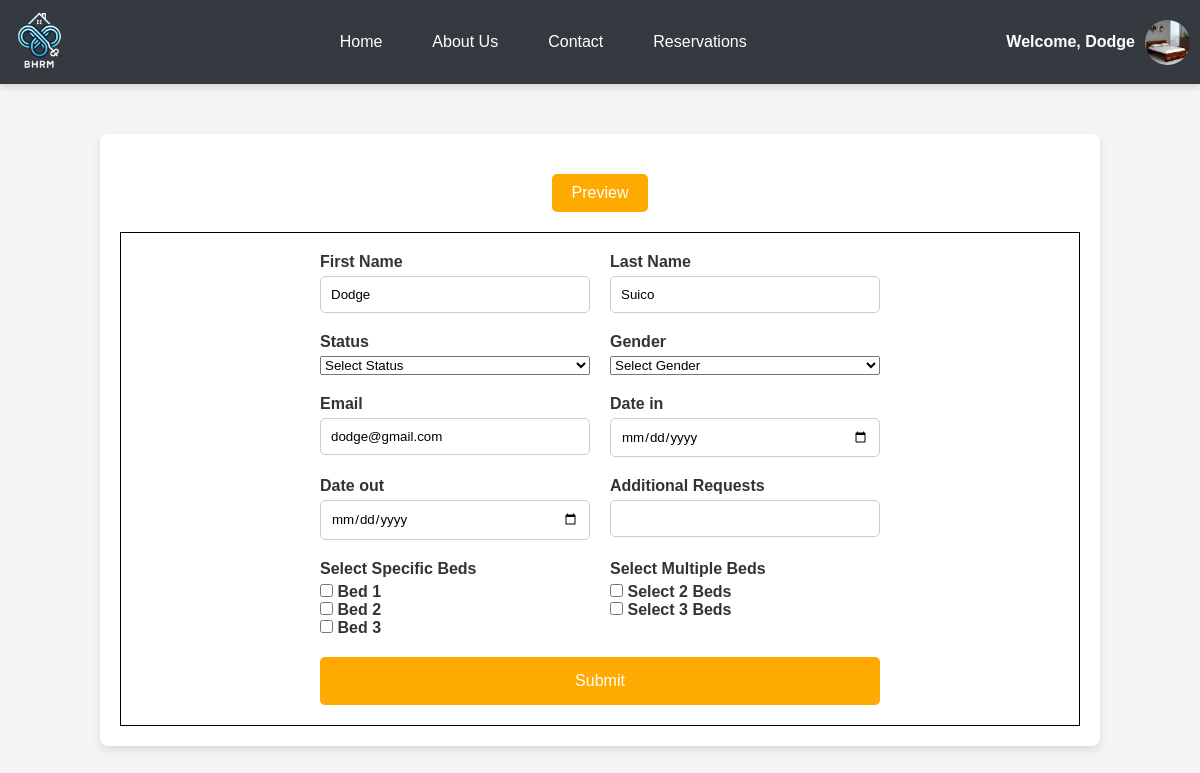
Page /book-in.php?roomno=1 (signed in) on the committed database.
### tables this page shows
CREATE TABLE `users` (
  `id` int(11) NOT NULL,
  `image` varchar(255) NOT NULL,
  `fname` varchar(50) NOT NULL,
  `lname` varchar(50) NOT NULL,
  `uname` varchar(50) NOT NULL,
  `pass` varchar(50) NOT NULL,
  `role` varchar(50) NOT NULL,
  `hname` varchar(255) NOT NULL
);

### book-in.php (the view, shortened to what this page needs)
<?php
require 'php/connection.php';
if (!empty($_SESSION["hname"])) {
    if (!empty($_SESSION["roomno"])){
        $roomno = $_SESSION['roomno'];
    }else{
        $roomno = $_GET['roomno'];
    }
}
if(!empty($_SESSION["uname"]) && !empty($_SESSION["role"])){
    $hname = $_SESSION['hname'];
    if (!empty($_SESSION["roomno"])){
        $roomno = $_SESSION['roomno'];
    }else{
        $roomno = $_GET['roomno'];
    }
    $query = "select * from rooms where room_no = '$roomno' and hname = '$hname'";
    $result = mysqli_query($conn, $query);
    $fetch = mysqli_fetch_assoc($result);
    $roomno = $fetch['room_no'];
    if($result){
        $query = "select * from beds where roomno = '$roomno' and hname = '$hname'";
        $result = mysqli_query($conn, $query);
    }
    if($result){
        $uname = $_SESSION['uname'];
        $query = "select * from users where uname = '$uname'";
        $result = mysqli_query($conn, $query);
        $fetch = mysqli_fetch_assoc($result);
        $fname = $fetch['fname'];
        $lname = $fetch['lname'];
    }if($result){
        $hname = $_SESSION['hname'];
        $query = "select * from rooms where hname = '$hname'";
        $result = mysqli_query($conn, $query);
        $fetch = mysqli_fetch_assoc($result);
    }
}else{
    $_SESSION['login_warning'] = true;
    header('location: index.php');
    exit();
}
?>
<!DOCTYPE html>
<html lang="en">
<head>
</head>
<body>
<?php include 'navbar.php'; ?>
<div class="background">
    <div class="centering">
        <button id="previewButton" class="preview-btn">Preview</button>
    </div>
                    <?php
                    if (!empty($_SESSION["roomno"])) {
                        $roomno = $_SESSION['roomno'];
                    } else {
                        $roomno = $_GET['roomno'];
                    }
                    ?>
    <div class="form">
        <form method="post">
            <div class="form-col">
                <label for="fname">First Name</label>
                <input type="text" id="fname" name="fname" value="<?php echo $fname ?>">
            </div>
            <div class="form-col">
                <label for="lname">Last Name</label>
                <input type="text" id="lname" name="lname" value="<?php echo $lname ?>">
            </div>
            <div class="form-col">
                <label>Status</label>
                <select id="fruits" name="realifestatus">
                    <option value="">Select Status</option>
                </select>
            </div>
            <div class="form-col">
                <label>Gender</label>
                <select id="fruits" name="gender">
                    <option value="">Select Gender</option>
                </select>
            </div>
            <div class="form-col">
                <label for="email">Email</label>
                <input type="email" id="email" name="email" value="<?php echo $_SESSION['uname']; ?>" readonly>
            </div>
            <div class="form-col">
                <label for="datein">Date in</label>
                <input type="date" id="datein" name="datein" min="<?php echo date('Y-m-d'); ?>" oninput="this.min = new Date().toISOString().split('T')[0]">
            </div>
            <div class="form-col">
                <label for="dateout">Date out</label>
                <input type="date" id="dateout" name="dateout">
            </div>
            <div class="form-col">
                <label for="addons">Additional Requests</label>
                <input type="text" id="addons" name="addons">
            </div>
            <div class="form-col">
                <label for="addons">Select Specific Beds</label>
                <div>
                    <?php
                        $hname = $_SESSION['hname'];
                        if (!empty($_SESSION["roomno"])) {
                            $roomno = $_SESSION['roomno'];
                        } else {
                            $roomno = $_GET['roomno'];
                        }
                        $query = "SELECT bed_no, bed_stat FROM beds WHERE roomno = $roomno and hname = '$hname'";
                        $result = mysqli_query($conn, $query);
                        $beds = [];
                        while ($bed = mysqli_fetch_assoc($result)) {
                            if ($bed['bed_stat'] === 'Available') {
                                $beds[] = $bed;
                            }
                        }
                    ?>
                    <?php foreach ($beds as $bed): ?>
                        <div>
                            <input type="checkbox" class="bed-checkbox" name="specific_beds[]" value="<?= $bed['bed_no'] ?>" onchange="updateBedCounter(this)">
                            <label for="bed_<?= $bed['bed_no'] ?>">Bed <?= $bed['bed_no'] ?></label>
                        </div>
                    <?php endforeach; ?>
                </div>
            </div>
            <div class="form-col">
                <label for="addons">Select Multiple Beds</label>
                <div>
                    <?php
                        $hname = $_SESSION['hname'];
                        if (!empty($_SESSION["roomno"])) {
                            $roomno = $_SESSION['roomno'];
                        } else {
                            $roomno = $_GET['roomno'];
                        }
                        $query = "SELECT bed_no, bed_stat FROM beds WHERE roomno = $roomno and hname = '$hname'";
                        $result = mysqli_query($conn, $query);
                        $beds = [];
                        while ($bed = mysqli_fetch_assoc($result)) {
                            if ($bed['bed_stat'] === 'Available') {
                                $beds[] = $bed;
                            }
                        }
                    ?>
                    <?php for ($i = 2; $i <= count($beds); $i++): ?>
                        <div>
                            <input type="checkbox" class="bed-checkbox" name="multiple_beds[]" value="<?= $i ?>" onchange="updateBedCounter(this)">
                            <label for="multiple_bed_<?= $i ?>">Select <?= $i ?> Beds</label>
                        </div>
                    <?php endfor; ?>
                </div>
            </div>
            <button type="submit" name="submit">Submit</button>
        </form>
    </div>
</div>
</body>
</html>

### navbar.php (shortened to what this page needs)
<!DOCTYPE html>
<html lang="en">
<head>
</head>
<body>
    <?php
        if(!empty($_SESSION['uname'])){
            $uname = $_SESSION['uname'];
            $query = "select * from users where uname = '$uname'";
            $result = mysqli_query($conn, $query);
            $fetch = mysqli_fetch_assoc($result);
        }
    ?>
    <nav class="navbar">
        <a class="navbar-brand" href="#">
            <img src="images/logo.png" alt="Logo">
        </a>
        <div class="nav-links">
            <a class="nav-link" href="index.php">Home</a>
            <a class="nav-link" href="about.php">About Us</a>
            <a class="nav-link" href="contact.php">Contact</a>
            <?php
            if (!empty($_SESSION["uname"]) && !empty($_SESSION["role"]) && $_SESSION['role'] == 'landlord') {
                echo '<a class="nav-link" href="reservation.php">Reservations</a>';
            }
            ?>
        </div>
        <div class="login">
            <?php if (empty($_SESSION['uname'])): ?>
                <a class="button" href="php/login.php">Login</a>
            <?php else: ?>
            <div class="profile-dropdown">
                <span>Welcome, <?php echo $fetch['fname']; ?></span>
                <img src="<?php echo $fetch['image']?>" alt="Profile Image" class="profile-img">
            </div>
            <?php endif; ?>
        </div>
    </nav>
</body>
</html>

### book-in.php (style rules this page uses)
body { font-family: 'Arial', sans-serif; background-color: #f4f4f4; color: #333; margin: 0; padding: 0; }
.background { padding: 20px; width: 1000px; margin: 50px auto; background-color: white; border-radius: 8px; box-shadow: 0 4px 8px rgba(0, 0, 0, 0.1); }
button { grid-column: span 2; background-color: #ffaa00; border: none; padding: 15px; border-radius: 5px; font-size: 16px; cursor: pointer; transition: background-color 0.3s; color: white; }
.preview-btn { padding: 10px 20px; background-color: #ffaa00; color: white; border: none; border-radius: 5px; cursor: pointer; }
.centering { display: flex; justify-content: center; margin: 20px; }
.form { border: 1px solid black; width: auto; display: flex; justify-content: center; }
form { display: grid; grid-template-columns: 1fr 1fr; gap: 20px; padding: 20px; width: 600px; }
.form-col { display: flex; flex-direction: column; }
label { margin-bottom: 5px; font-weight: bold; }
input { padding: 10px; border: 1px solid #ccc; border-radius: 5px; }

### navbar.php (style rules this page uses)
* { margin: 0; padding: 0; box-sizing: border-box; font-family: sans-serif; }
.navbar { background-color: #343a40; padding-top: 10; display: flex; justify-content: space-between; align-items: center; box-shadow: 0 4px 6px rgba(0, 0, 0, 0.1); }
.navbar-brand img { width: 80px; height: 80px; }
.nav-links { display: flex; justify-content: center; align-items: center; gap: 20px; }
.nav-link { color: white; text-decoration: none; padding: 10px 15px; transition: color 0.3s ease, transform 0.3s ease; }
.login { display: flex; align-items: center; position: relative; }
.profile-dropdown { position: relative; display: flex; align-items: center; cursor: pointer; }
.profile-img { width: 45px; height: 45px; border-radius: 50%; object-fit: cover; margin-right: 10px; }
.profile-dropdown span { font-weight: bold; color: white; margin-right: 10px; }

### rows in the picture
users: fname "Dodge", image (picture), lname "Suico"

### other values in the picture
$bed['bed_no'] "1"
$bed['bed_no'] "2"
$bed['bed_no'] "3"
